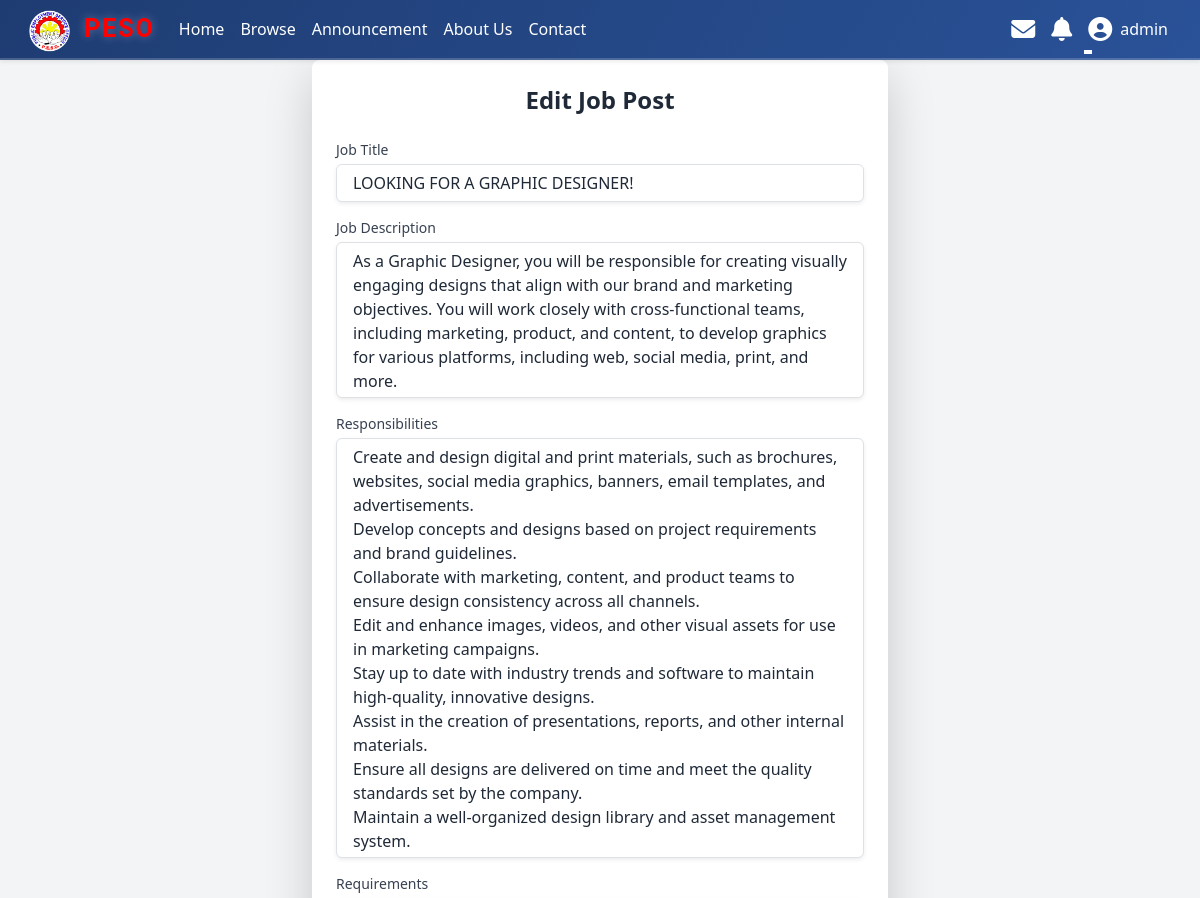
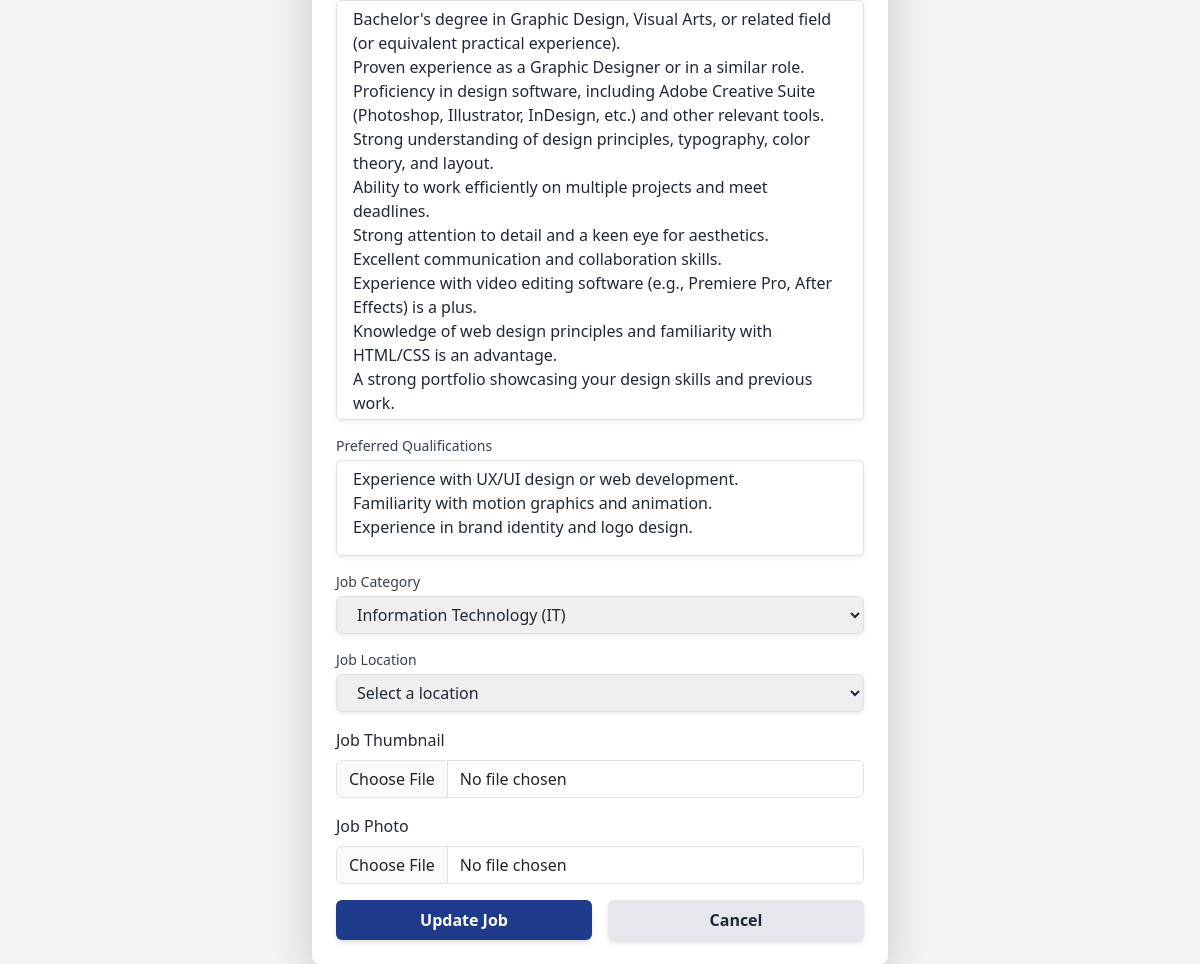
The page /admin/edit_job.php?id=21 (signed in) on the database its author committed (2 pictures, top to bottom).
### tables this page shows
CREATE TABLE `jobs` (
  `id` int(11) NOT NULL,
  `title` varchar(255) NOT NULL,
  `description` text NOT NULL,
  `thumbnail` varchar(255) DEFAULT NULL,
  `photo` varchar(255) DEFAULT NULL,
  `created_at` timestamp NOT NULL DEFAULT current_timestamp(),
  `category` varchar(100) NOT NULL,
  `category_id` int(11) NOT NULL,
  `location` varchar(255) DEFAULT NULL,
  `responsibilities` text NOT NULL,
  `requirements` text NOT NULL,
  `preferred_qualifications` text DEFAULT NULL
);

CREATE TABLE `categories` (
  `id` int(11) NOT NULL,
  `name` varchar(255) NOT NULL
);

### admin/edit_job.php (the view, shortened to what this page needs)
<?php
include '../includes/header.php';
$id = $_GET['id'];
$stmt = $conn->prepare("SELECT * FROM jobs WHERE id = ?");
$stmt->bind_param("i", $id);
$stmt->execute();
$jobResult = $stmt->get_result();
$job = $jobResult->fetch_assoc();
$category_stmt = $conn->prepare("SELECT id, name FROM categories");
$category_stmt->execute();
$categories = $category_stmt->get_result();
?>
<!DOCTYPE html>
<html lang="en">
<head>
    <link href="https://cdn.jsdelivr.net/npm/tailwindcss@2.2.19/dist/tailwind.min.css" rel="stylesheet">
    <link rel="stylesheet" href="https://cdnjs.cloudflare.com/ajax/libs/font-awesome/6.5.1/css/all.min.css">
</head>
<body class="bg-gray-100 text-gray-800 min-h-screen flex flex-col items-center justify-center">
    <div class="max-w-xl w-full p-6 bg-white rounded-lg shadow-lg">
        <h1 class="text-2xl font-bold text-center mb-6 text-[#1976d2]">Edit Job Post</h1>
        <form action="edit_job.php?id=<?= $id ?>" method="POST" enctype="multipart/form-data" class="space-y-4">
            <div>
                <label for="title" class="block text-sm font-medium text-gray-700">Job Title</label>
                <input type="text" name="title" id="title" class="mt-1 block w-full px-3 py-1.5 border border-gray-300 rounded-md shadow-sm focus:outline-none focus:border-[#1976d2] focus:ring-1 focus:ring-[#1976d2]" value="<?= htmlspecialchars($job['title']) ?>" required>
            </div>
            <div>
                <label for="description" class="block text-sm font-medium text-gray-700">Job Description</label>
                <textarea name="description" id="description" rows="1" class="mt-1 block w-full px-3 py-1.5 border border-gray-300 rounded-md shadow-sm focus:outline-none focus:border-[#1976d2] focus:ring-1 focus:ring-[#1976d2] auto-expand" required><?= htmlspecialchars($job['description']) ?></textarea>
            </div>
            <div>
                <label for="responsibilities" class="block text-sm font-medium text-gray-700">Responsibilities</label>
                <textarea name="responsibilities" id="responsibilities" rows="1" class="mt-1 block w-full px-3 py-1.5 border border-gray-300 rounded-md shadow-sm focus:outline-none focus:border-[#1976d2] focus:ring-1 focus:ring-[#1976d2] auto-expand"><?= htmlspecialchars($job['responsibilities']) ?></textarea>
            </div>
            <div>
                <label for="requirements" class="block text-sm font-medium text-gray-700">Requirements</label>
                <textarea name="requirements" id="requirements" rows="1" class="mt-1 block w-full px-3 py-1.5 border border-gray-300 rounded-md shadow-sm focus:outline-none focus:border-[#1976d2] focus:ring-1 focus:ring-[#1976d2] auto-expand"><?= htmlspecialchars($job['requirements']) ?></textarea>
            </div>
            <div>
                <label for="preferred_qualifications" class="block text-sm font-medium text-gray-700">Preferred Qualifications</label>
                <textarea name="preferred_qualifications" id="preferred_qualifications" rows="1" class="mt-1 block w-full px-3 py-1.5 border border-gray-300 rounded-md shadow-sm focus:outline-none focus:border-[#1976d2] focus:ring-1 focus:ring-[#1976d2] auto-expand"><?= htmlspecialchars($job['preferred_qualifications']) ?></textarea>
            </div>
            <div>
                <label for="category" class="block text-sm font-medium text-gray-700">Job Category</label>
                <select name="category" id="category" class="mt-1 block w-full px-3 py-1.5 border border-gray-300 rounded-md shadow-sm focus:outline-none focus:border-[#1976d2] focus:ring-1 focus:ring-[#1976d2]" required>
                    <?php while ($cat = $categories->fetch_assoc()): ?>
                        <option value="<?= $cat['id'] ?>" <?= ($cat['id'] == $job['category_id']) ? 'selected' : '' ?>>
                            <?= htmlspecialchars($cat['name']) ?>
                        </option>
                    <?php endwhile; ?>
                </select>
            </div>
            <div>
                <label for="location" class="block text-sm font-medium text-gray-700">Job Location</label>
                <select name="location" id="location" class="mt-1 block w-full px-3 py-1.5 border border-gray-300 rounded-md shadow-sm focus:outline-none focus:border-[#1976d2] focus:ring-1 focus:ring-[#1976d2]" required>
        <option value="">Select a location</option>
    </select>
            </div>
<div>
    <label for="thumbnail" class="form-label">Job Thumbnail</label>
    <input type="file" name="thumbnail" id="thumbnail" class="form-control" required>
</div>
<div class="mb-3">
    <label for="photo" class="form-label">Job Photo</label>
    <input type="file" class="form-control" id="photo" name="photo" accept="image/*" required>
</div>
            <div class="flex justify-between">
                <button type="submit" class="w-full py-2 px-4 bg-blue-900 hover:bg-blue-800 text-white font-semibold rounded-md shadow-md transition duration-300 ease-in-out">
                    Update Job
                </button>
                <a href="job_list.php" class="ml-4 w-full py-2 px-4 bg-gray-200 hover:bg-gray-300 text-gray-800 font-semibold rounded-md shadow-md transition duration-300 ease-in-out flex items-center justify-center">
                    Cancel
                </a>
            </div>
        </form>
    </div>
</body>
</html>

### assets/header.css (style rules this page uses)
* { margin: 0; padding: 0; box-sizing: border-box; }
body { padding-top: 60px; }
.shadow-sm { box-shadow: 0 4px 6px rgba(0, 0, 0, 0.05); }

### admin/edit_job.php (style rules this page uses)
textarea { resize: none; overflow: hidden; min-height: 6rem; }

### rows shown on the page
jobs: title "LOOKING FOR A GRAPHIC DESIGNER!", description "As a Graphic Designer, you will be responsible for creating visually engaging designs that align with our brand and marketing objectives. You will work closely with cross-functional teams, including marketing, product, and content, to develop graphics for various platforms, including web, social media, print, and more.", responsibilities "Create and design digital and print materials, such as brochures, websites, social media graphics, banners, email templates, and advertisements. Develop concepts and designs based on project requirements and brand guidelines. Collaborate with marketing, content, and product teams to ensure design consistency across all channels. Edit and enhance images, videos, and other visual assets for use in marketing campaigns. Stay up to date with industry trends and software to maintain high-quality, innovative designs. Assist in the creation of presentations, reports, and other internal materials. Ensure all designs are delivered on time and meet the quality standards set by the company. Maintain a…", requirements "Bachelor's degree in Graphic Design, Visual Arts, or related field (or equivalent practical experience). Proven experience as a Graphic Designer or in a similar role. Proficiency in design software, including Adobe Creative Suite (Photoshop, Illustrator, InDesign, etc.) and other relevant tools. Strong understanding of design principles, typography, color theory, and layout. Ability to work efficiently on multiple projects and meet deadlines. Strong attention to detail and a keen eye for aesthetics. Excellent communication and collaboration skills. Experience with video editing software (e.g., Premiere Pro, After Effects) is a plus. Knowledge of web design principles and familiarity with…", preferred_qualifications "Experience with UX/UI design or web development. Familiarity with motion graphics and animation. Experience in brand identity and logo design.", category "Information Technology (IT)"

### other values the page prints
$_SESSION['username'] "admin"
